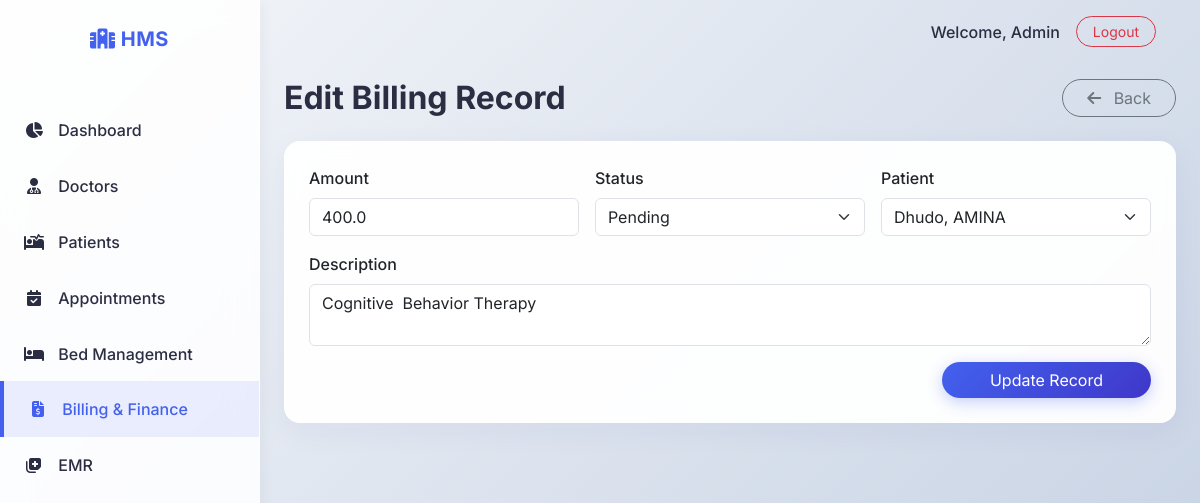
The page /billing/edit/2 (signed in) on the database its author committed.
### models.py (models this page shows)
class Billing(db.Model):
    id = db.Column(db.Integer, primary_key=True)
    amount = db.Column(db.Float, nullable=False)
    date = db.Column(db.DateTime, default=datetime.utcnow)
    status = db.Column(db.String(20), default='pending') # pending, paid, cancelled
    description = db.Column(db.String(255))
    patient_id = db.Column(db.Integer, db.ForeignKey('patient.id'), nullable=False)

class Patient(db.Model):
    id = db.Column(db.Integer, primary_key=True)
    name = db.Column(db.String(100), nullable=False)
    dob = db.Column(db.Date)
    age = db.Column(db.Integer, nullable=False)
    gender = db.Column(db.String(20))
    phone = db.Column(db.String(20))
    address = db.Column(db.String(255))
    admission_date = db.Column(db.DateTime, default=datetime.utcnow)
    status = db.Column(db.String(20), default='outpatient') # admitted, discharged, outpatient
    doctor_id = db.Column(db.Integer, db.ForeignKey('doctor.id'))
    appointments = db.relationship('Appointment', backref='patient', lazy='dynamic')
    beds = db.relationship('Bed', backref='patient', lazy='dynamic')
    billings = db.relationship('Billing', backref='patient', lazy='dynamic')
    medical_records = db.relationship('MedicalRecord', backref='patient', lazy='dynamic')

### routes/billing.py (the view, shortened to what this page needs)
@billing_bp.route('/edit/<int:id>', methods=['GET', 'POST'])
@login_required
def edit_billing(id):
    bill = Billing.query.get_or_404(id)
    patients = Patient.query.all()
    return render_template('billing_form.html', bill=bill, patients=patients)

### app.py (called while the page is built)
@login_manager.user_loader
def load_user(user_id):
    return User.query.get(int(user_id))

### templates/billing_form.html (shortened to what this page needs)
{% extends "base.html" %}
{% block content %}
<div class="d-flex justify-content-between align-items-center mb-4">
    <h2 class="fw-bold mb-0">{% if bill %}Edit{% else %}Add{% endif %} Billing Record</h2>
    <a href="{{ url_for('billing.list_billing') }}" class="btn btn-outline-secondary rounded-pill px-4">
        <i class="fa-solid fa-arrow-left me-2"></i> Back
    </a>
</div>
<div class="card glass p-4">
    <form method="POST" action="{% if bill %}{{ url_for('billing.edit_billing', id=bill.id) }}{% else %}{{ url_for('billing.add_billing') }}{% endif %}">
        <div class="row g-3 mb-3">
            <div class="col-md-4">
                <label class="form-label fw-medium">Amount</label>
                <input type="number" step="0.01" name="amount" class="form-control" value="{{ bill.amount if bill else '' }}" required>
            </div>
            <div class="col-md-4">
                <label class="form-label fw-medium">Status</label>
                <select name="status" class="form-select">
                    <option value="pending" {% if bill and bill.status=='pending' %}selected{% endif %}>Pending</option>
                </select>
            </div>
            <div class="col-md-4">
                <label class="form-label fw-medium">Patient</label>
                <select name="patient_id" class="form-select" required>
                    {% for p in patients %}
                    <option value="{{ p.id }}" {% if bill and bill.patient_id==p.id %}selected{% endif %}>{{ p.name }}</option>
                    {% endfor %}
                </select>
            </div>
        </div>
        <div class="mb-3">
            <label class="form-label fw-medium">Description</label>
            <textarea name="description" class="form-control" rows="2">{{ bill.description if bill else '' }}</textarea>
        </div>
        <div class="text-end">
            <button type="submit" class="btn btn-primary rounded-pill px-5">{% if bill %}Update{% else %}Save{% endif %} Record</button>
        </div>
    </form>
</div>
{% endblock %}

### static/css/style.css (style rules this page uses)
:root { --primary-color: #4361ee; --secondary-color: #3f37c9; --accent-color: #4cc9f0; --bg-color: #f8f9fa; --text-main: #2b2d42; --text-muted: #6c757d; --sidebar-bg: rgba(255, 255, 255, 0.85); --card-bg: rgba(255, 255, 255, 0.95); }
body { font-family: 'Inter', sans-serif; background: linear-gradient(135deg, #f5f7fa 0%, #c3cfe2 100%); background-attachment: fixed; color: var(--text-main); min-height: 100vh; }
.glass { background: var(--card-bg); backdrop-filter: blur(10px); -webkit-backdrop-filter: blur(10px); border: 1px solid rgba(255, 255, 255, 0.3); border-radius: 1rem; box-shadow: 0 8px 32px rgba(31, 38, 135, 0.05); }
.btn-primary { background: linear-gradient(135deg, var(--primary-color), var(--secondary-color)); border: none; box-shadow: 0 4px 15px rgba(67, 97, 238, 0.3); transition: all 0.3s ease; }

### rows shown on the page
Billing: amount "400.0", status "Pending", patient_id "Dhudo, AMINA", description "Cognitive Behavior Therapy"
